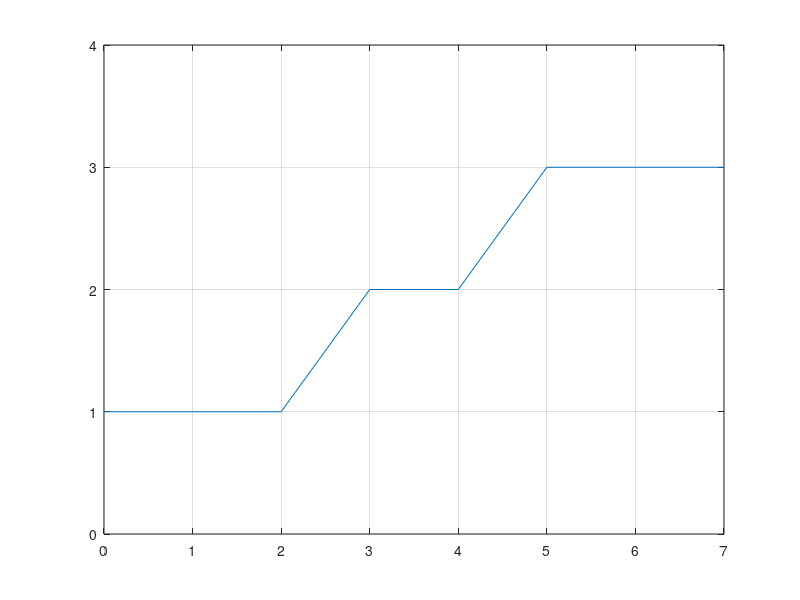

Write MATLAB code to recreate this figure. (Note: this script raises an error after producing the figure.)
%% Syntax
%       int_data= integrate_data(data, time)
%       int_data= integrate_data(data, time, a)
%       int_data= integrate_data(data, time, a, b)
%       
%% Description
% |int_data= integrate_data(data, time)| integrates data vector over time
% domain between boundaries |a| and |b|. 
%
%%
% @param |data| : a 1d array
%
%%
% @param |time| : a 1d array with time domain
%
%%
% @param |a| : lower boundary of integral on time domain. double scalar.
% Default: |a= time(1)|. 
%
%%
% @param |b| : upper boundary of integral on time domain. double scalar.
% Default: |b= time(end)|. 
%
%%
% @return |int_data| : integral of data over the time domain between lower
% and upper boundary. 
%
%% Example
% 
% integral is approximately equal to the number of rectangles below the
% curve

data= [1 1 1 2  2  2 3 3 3];

time= [0 1 2 3 3.5 4 5 6 7];

plot(time, data)
ylim([0, 4])
grid on
set(gca, 'XTick', 0:7)
set(gca, 'YTick', 0:4)

integrate_data(data, time)

%%
% integral is approximately equal to the number of rectangles below the
% curve

data= [1  1  1 2  2  2 3  3  3 2  2   2  4  4];

time= [0 1.5 2 3 3.5 4 5 6.5 7 8 9.5 10 12 15];

plot(time, data)
ylim([0, 5])
grid on
set(gca, 'XTick', 0:15)
set(gca, 'YTick', 0:5)

integrate_data(data, time)

%%
% integral between 0 and 7, result should be the same as in the 1st example

integrate_data(data, time, 0, 7)

%%
% integral from 7 until the end. sum of the last two examples should be
% equal to the integral value of the 2nd example

integrate_data(data, time, 7)

%%
% integral should be zero

integrate_data(data, time, 7.123, 7.123)

%% Dependencies
% 
% This function calls:
%
% <html>
% <a href="matlab:doc matlab/diff">
% matlab/diff</a>
% </html>
% ,
% <html>
% <a href="matlab:doc script_collection/get_nearest_el_in_vec">
% script_collection/get_nearest_el_in_vec</a>
% </html>
%
% and is called by:
%
% <html>
% <a href="matlab:doc biogas_optimization/getrecordedfitness">
% biogas_optimization/getRecordedFitness</a>
% </html>
%
%% See Also
%
% <html>
% <a href="matlab:doc script_collection/get_index_of_el_in_vec">
% script_collection/get_index_of_el_in_vec</a>
% </html>
% ,
% <html>
% <a href="matlab:doc script_collection/insert_in_vec">
% script_collection/insert_in_vec</a>
% </html>
% ,
% <html>
% <a href="matlab:doc integrate">
% integrate</a>
% </html>
% ,
% <html>
% <a href="matlab:doc matlab/quad">
% matlab/quad</a>
% </html>
%
%% TODOs
% # create documentation for script file
% # check documentation
% # improve documentation
%
%% <<AuthorTag_DG/>>

    
    